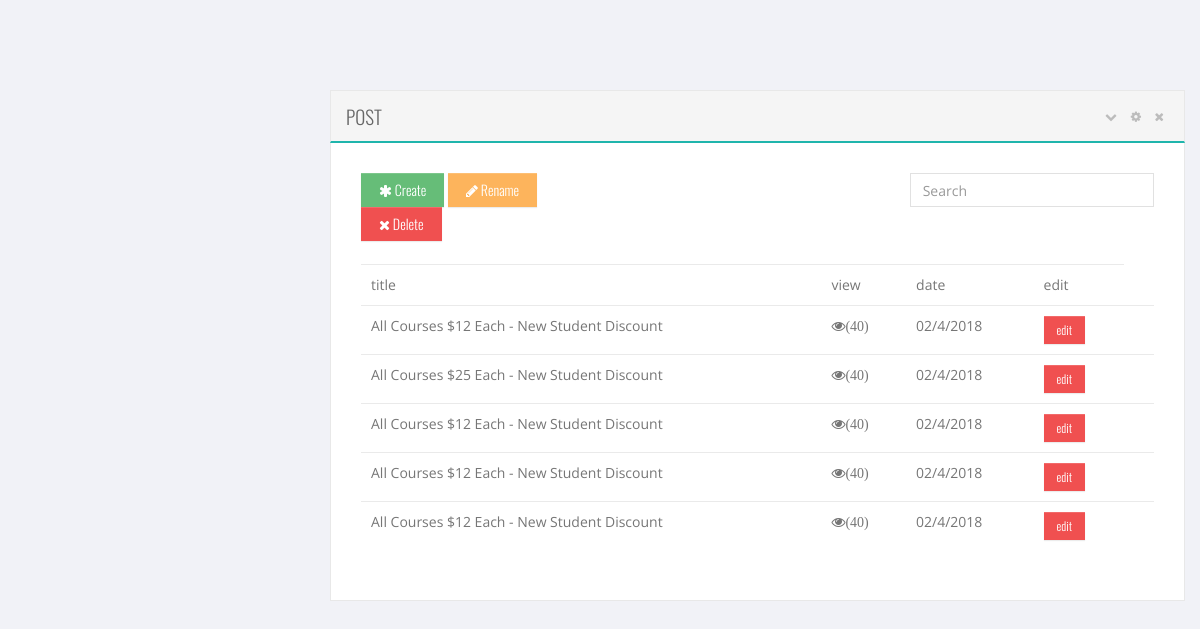
Page /php/adudemy.php (signed in) on the committed database.
### tables this page shows
CREATE TABLE `udemy` (
  `id` int(11) NOT NULL,
  `name` text NOT NULL,
  `link` text NOT NULL
);

### php/adudemy.php (the view, shortened to what this page needs)
<?php
  include 'include/header.php';
?>
    <body class=" ">
            <section id="main-content" class=" ">
                <section class="wrapper" style='margin-top:60px;display:inline-block;width:100%;padding:15px 0 0 15px;'>
                    <div class="col-lg-12">
                        <section class="box ">
                            <header class="panel_header">
                                <h2 class="title pull-left">post</h2>
                                <div class="actions panel_actions pull-right">
                                    <i class="box_toggle fa fa-chevron-down"></i>
                                    <i class="box_setting fa fa-cog" data-toggle="modal" href="#section-settings"></i>
                                    <i class="box_close fa fa-times"></i>
                                </div>
                            </header>
                            <div class="content-body">    <div class="row">
                                    <div class="col-md-12 col-sm-12 col-xs-12">
                                        <div class="row">
                                            <div class="col-md-4 col-sm-8 col-xs-8">
                                                <a href="editor.php?epr=udemy&action=post"  class="btn btn-success" onclick="#"><i class="fa fa-asterisk"></i> Create</a>
                                                <button type="button" class="btn btn-warning" onclick="#"><i class="fa fa-pencil"></i> Rename</button>
                                                <button type="button" class="btn btn-danger" onclick="#"><i class="fa fa-remove"></i> Delete</button>
                                            </div>
                                            <div class="col-md-4 col-sm-4 col-xs-4 pull-right">
                                                <input type="text" value="" id="treedata_q" placeholder="Search" class="form-control" />
                                            </div>
                                        </div>
                                        <div class="clearfix"></div><br>
                                            <div class="table-responsive">
                                                <table class="table">
                                                    <tr>
                                                        <td>title</td>
                                                        <td>view</td>
                                                        <td>date</td>
                                                        <td>edit</td>
                                                    </tr>
                                                <?php
		$sql="SELECT * FROM udemy";
		if ($result = mysqli_query($conn, $sql)){
			while ($row=mysqli_fetch_assoc($result)) {
				echo '
                                                    <tr>
                                                        <td>
                                                            '.$row["name"].'
                                                        </td>
                                                        <td><span class="fa fa-eye">(40)</span></td>
                                                        <td>02/4/2018</td>
                                                        <td>
                                                        	<a href="editor.php?action=edit&epr=udemy&id='.$row['id'].'"
                                                        	class="btn btn-danger btn-sm">edit
                                                        	</a>
                                                        </td>
                                                        <td></td>
                                                    </tr>';}}?>
                                                </table>
                                            </div>
                                    </div>
                                </div>
                            </div>
                        </section></div>
                </section>
            </section>
    </body>
</html>

### rows in the picture
udemy: name "All Courses $12 Each - New Student Discount"
udemy: name "All Courses $25 Each - New Student Discount"
udemy: name "All Courses $12 Each - New Student Discount"
udemy: name "All Courses $12 Each - New Student Discount"
udemy: name "All Courses $12 Each - New Student Discount"
